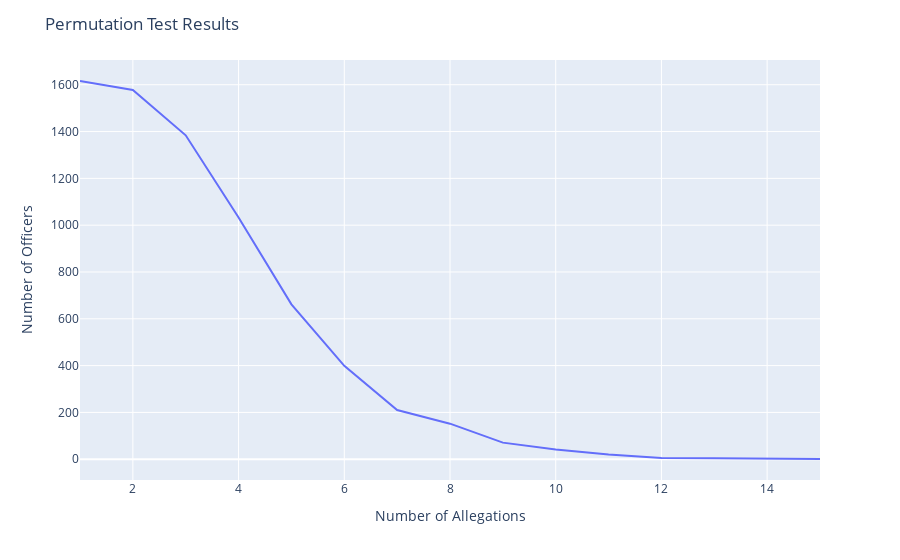

The notebook cell this image was saved under:
### Code cell
# plot new_df_vc using plotly
# title is Perumtation Test Results
fig = px.line(new_df_vc, x=new_df_vc.index, y=new_df_vc.values, labels={'x':'Number of Allegations', 'y':'Number of Officers'})
fig.update_layout(title_text='Permutation Test Results')
fig.show()

### Figure 1 — Plotly figure (JSON) as saved in the notebook; plotly's stock layout.template omitted (floating-point values rounded to 4 significant figures)
{"data": [{"hovertemplate": "Number of Allegations=%{x}<br>Number of Officers=%{y}<extra></extra>", "legendgroup": "", "line": {"color": "#636efa", "dash": "solid"}, "marker": {"symbol": "circle"}, "mode": "lines", "name": "", "orientation": "v", "showlegend": false, "type": "scatter", "x": [1, 2, 3, 4, 5, 6, 7, 8, 9, 10, 11, 12, 13, 15], "xaxis": "x", "y": [1616, 1578, 1384, 1033, 662, 399, 210, 152, 71, 42, 20, 5, 4, 1], "yaxis": "y"}], "layout": {"legend": {"tracegroupgap": 0}, "margin": {"t": 60}, "title": {"text": "Permutation Test Results"}, "xaxis": {"anchor": "y", "domain": [0, 1], "title": {"text": "Number of Allegations"}}, "yaxis": {"anchor": "x", "domain": [0, 1], "title": {"text": "Number of Officers"}}}}
